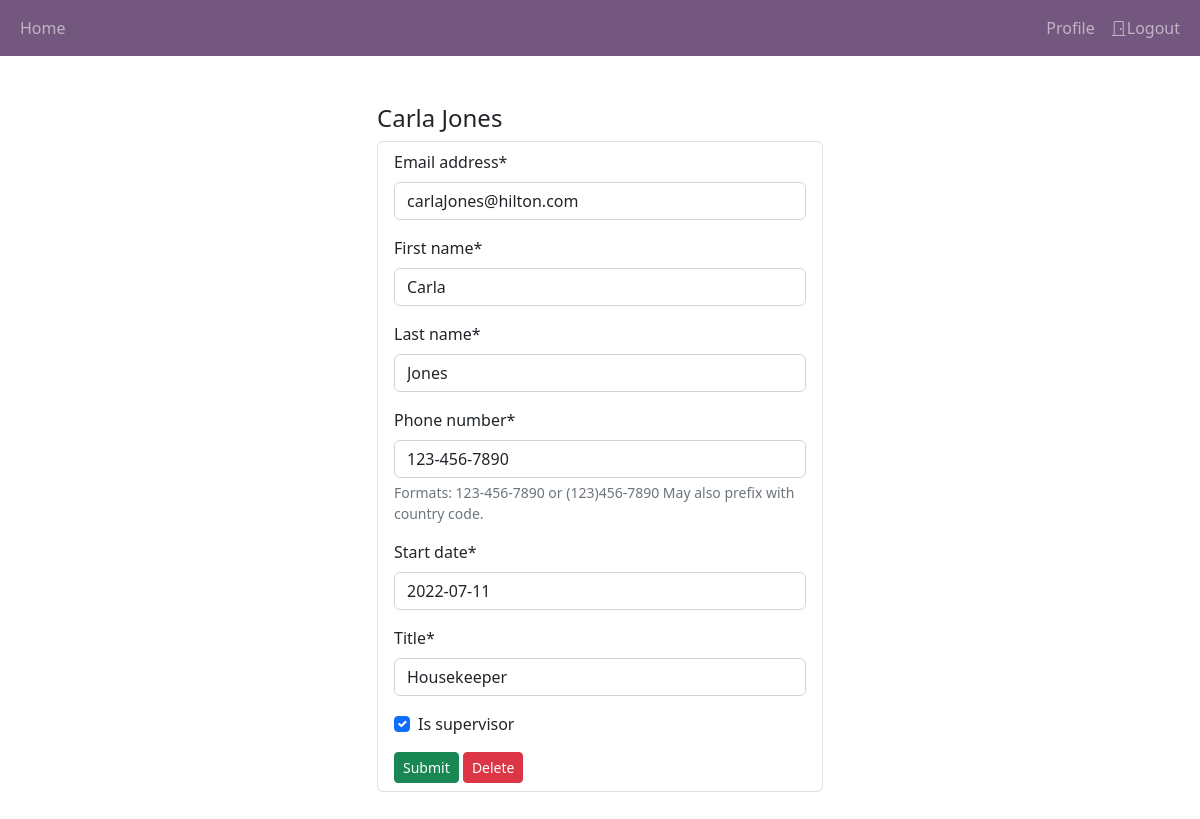
/employee/1/ (signed in), run on an earlier commit of the app's database.
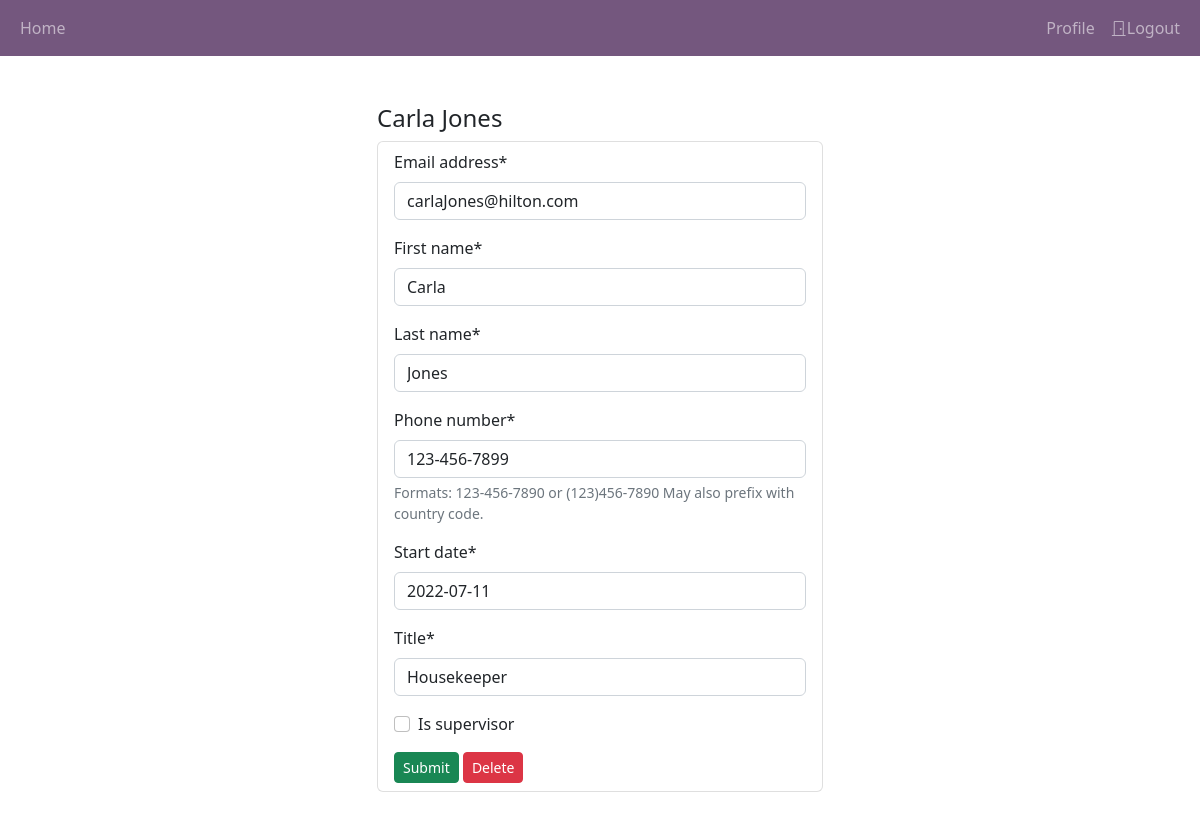
And on a later commit of the database.
### main_register/models.py (models this page shows, shortened)
class Employee(models.Model):
    email = models.EmailField(_('email address'))
    first_name = models.CharField(max_length=150)
    last_name = models.CharField(max_length=150)
    phone_number = models.CharField(max_length=17)
    start_date = models.DateField()
    title = models.CharField(max_length=150)
    is_supervisor = models.BooleanField()
    user = models.ForeignKey(settings.AUTH_USER_MODEL, on_delete=models.CASCADE)

### main_register/views.py (the view, shortened to what this page needs)
# urls.py: path('employee/<int:employee_id>/', views.employee_edit, name="employee_edit"),
@login_required
def employee_edit(response, employee_id):
    employee = Employee.objects.get(id=employee_id)
    employee_edit_form = EmployeeForm(instance=employee)
    values_dict = {
        'employee_edit_form': employee_edit_form,
        'employee': employee,
    }
    return render(response, 'main_register/employee_edit.html', values_dict)

### main_register/forms.py
class EmployeeForm(ModelForm):
    class Meta:
        model = Employee
        exclude = ['user']
        help_texts = {
            'phone_number': _("Formats: 123-456-7890 or (123)456-7890 May also prefix with country code."),
        }

### main_register/templates/main_register/employee_edit.html (shortened to what this page needs)
{% extends 'main_register/base.html' %}
{% load crispy_forms_tags %}
{% block content %}
<div class="row justify-content-center">
    <div class="col-5">
        <h4>{{ employee.first_name }} {{ employee.last_name }}</h4>
        <div class="list-group">
             <li class="list-group-item" id="update_form">
                <form action="{% url 'employee_edit' employee.id %}" method="POST" id="edit_employee">
                    {{ employee_edit_form|crispy }}
                    <button type="submit" name="update" value="update_entry" class="btn btn-success btn-sm">Submit</button>
                    <button type="submit" name="delete" value="delete_entry" class="btn btn-danger btn-sm">Delete</button>
                </form>
            </li>
        </div>
    </div>
</div>
{% endblock %}

What changed in the data, as far as the page shows it:
changed Employee "Carla": phone_number "123-456-7890" → "123-456-7899"; is_supervisor "☑" → "☐"
